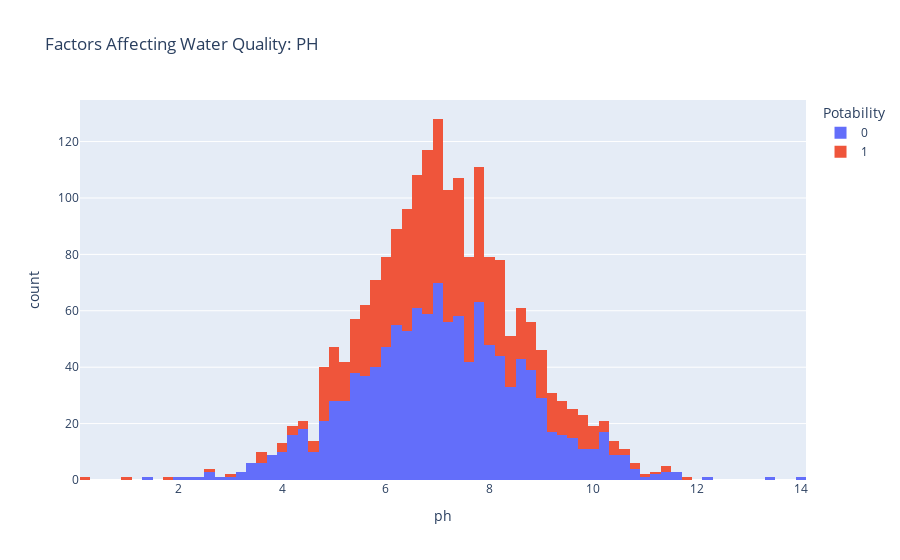

Notebook code for this chart:
### Markdown cell above
#### 2. Create a histogram chart to visualize the distribution of ph

### Code cell
px.histogram(waterdf, x = "ph", color = "Potability", title= "Factors Affecting Water Quality: PH")

### Figure 1 — Plotly figure (JSON) as saved in the notebook; plotly's stock layout.template omitted (floating-point values rounded to 4 significant figures; data arrays with more than 128 entries replaced by an {"elided": "..."} marker saying what was removed)
{"data": [{"bingroup": "x", "hovertemplate": "Potability=0<br>ph=%{x}<br>count=%{y}<extra></extra>", "legendgroup": "0", "marker": {"color": "#636efa", "pattern": {"shape": ""}}, "name": "0", "orientation": "v", "showlegend": true, "type": "histogram", "x": {"elided": "1200 float values"}, "xaxis": "x", "yaxis": "y"}, {"bingroup": "x", "hovertemplate": "Potability=1<br>ph=%{x}<br>count=%{y}<extra></extra>", "legendgroup": "1", "marker": {"color": "#EF553B", "pattern": {"shape": ""}}, "name": "1", "orientation": "v", "showlegend": true, "type": "histogram", "x": {"elided": "811 float values"}, "xaxis": "x", "yaxis": "y"}], "layout": {"barmode": "relative", "legend": {"title": {"text": "Potability"}, "tracegroupgap": 0}, "title": {"text": "Factors Affecting Water Quality: PH"}, "xaxis": {"anchor": "y", "domain": [0, 1], "title": {"text": "ph"}}, "yaxis": {"anchor": "x", "domain": [0, 1], "title": {"text": "count"}}}}
